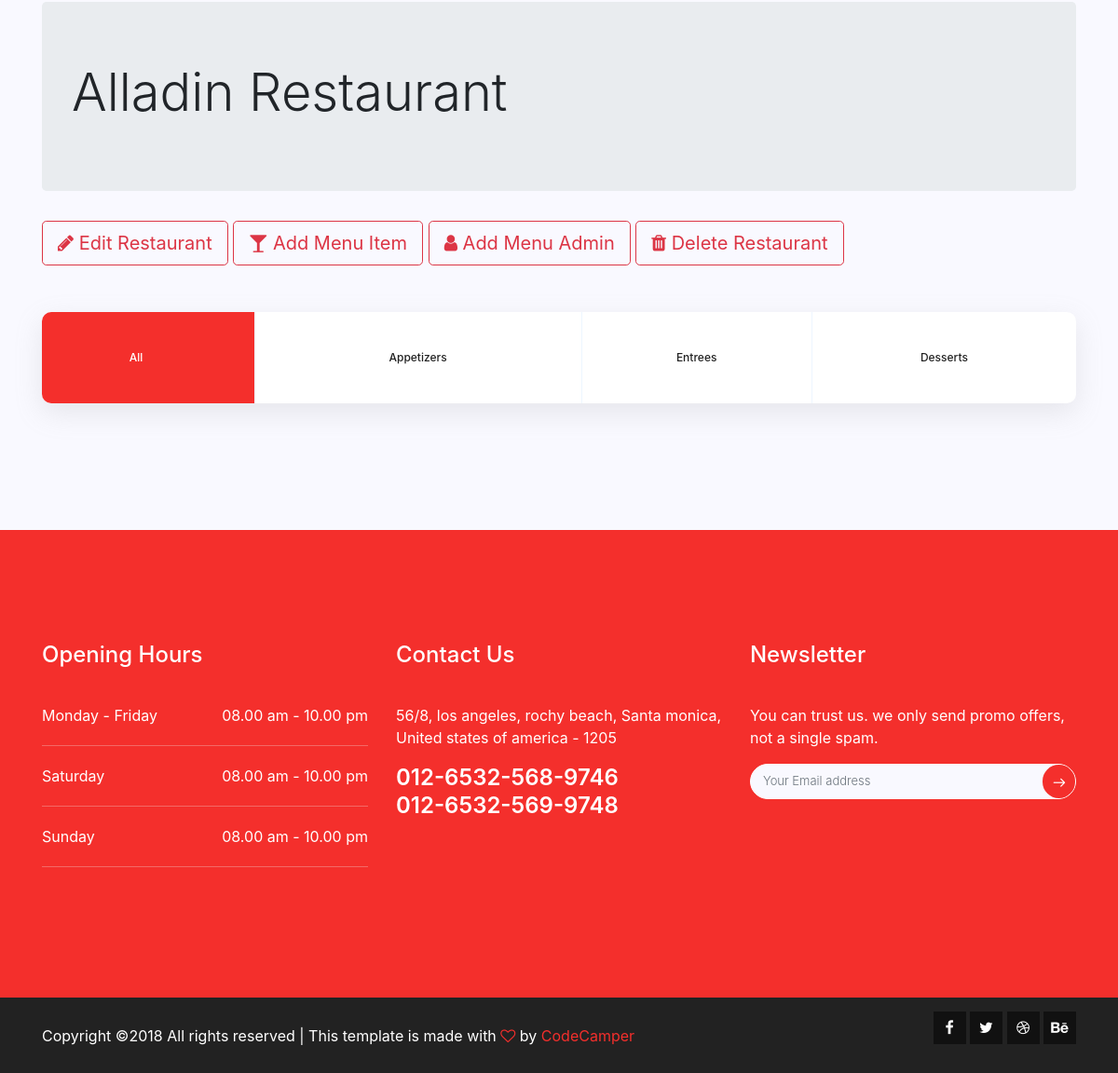
Page /restaurants/1 (lower part) on the earlier database version.
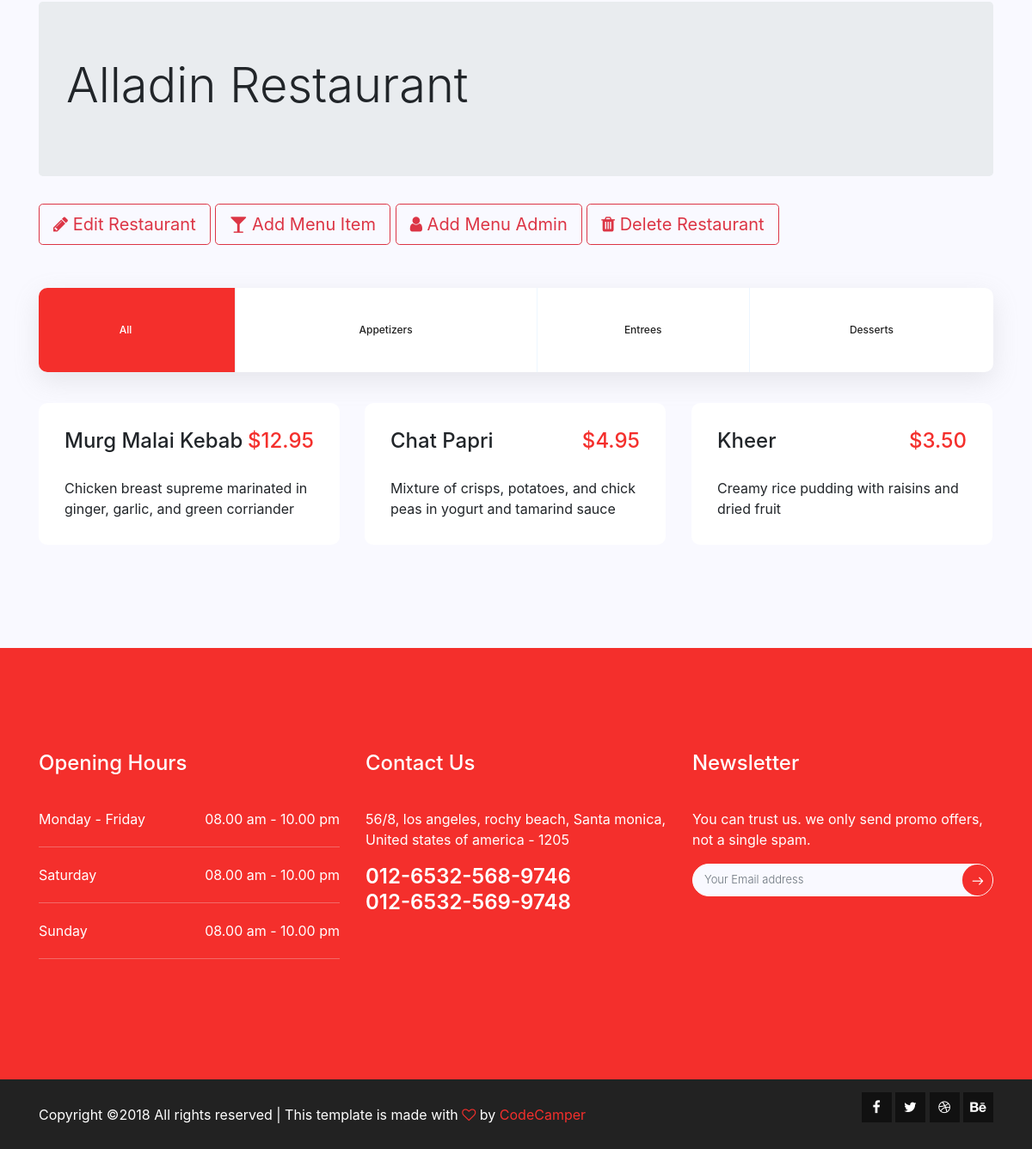
Same page on the later database version.
### models.py (models this page shows, shortened)
class Menu(Base):
    __tablename__ = 'menu'
    id = Column(Integer, primary_key = True)
    name = Column(String(80), nullable = False)
    course = Column(String(250))
    category = Column(String(80), nullable = False)
    description = Column(String(250))
    price = Column(String(8))
    restaurant_id = Column(Integer, ForeignKey('restaurant.id'))
    restaurant = relationship(Restaurant)

### project.py (the view)
@app.route('/restaurants/<int:restaurant_id>')
def viewRestaurantDetails(restaurant_id):
    session = DBSession()
    restaurant = session.query(Restaurant).filter_by(id=restaurant_id).one()
    menuItems = session.query(Menu).filter_by(restaurant_id = restaurant.id).all()
    session.close()
    return render_template('viewrestaurantdetails.html', restaurant=restaurant, menus = menuItems)

### templates/viewrestaurantdetails.html (shortened to what this page needs)
{% extends "base_others.html" %}
{% block content %}
<section class="menu-area section-gap" id="menu">
		<div class="container">
			<div class="jumbotron">
				<h1 class="display-4">{{restaurant.name}}</h1>
			</div>
			  <p class="lead">
				<a class="btn btn-outline-danger btn-lg" href="{{url_for('editRestaurant', restaurant_id=restaurant.id)}}" role="button"><i class="fa fa-pencil"></i> Edit Restaurant</a>
				<a class="btn btn-outline-danger btn-lg" href="#" role="button"><i class="fa fa-glass"></i> Add Menu Item</a>
				<a class="btn btn-outline-danger btn-lg" href="#" role="button"><i class="fa fa-user"></i> Add Menu Admin</a>
				<a class="btn btn-outline-danger btn-lg" href="{{url_for('deleteRestaurant', restaurant_id=restaurant.id)}}" role="button"><i class="fa fa-trash"></i> Delete Restaurant</a>
			  </p>
			<div class="filters-content">
					<ul class="filter-wrap filters col-lg-12 no-padding">
							<li class="active" data-filter="*">All &nbsp;&nbsp;&nbsp;&nbsp;&nbsp;&nbsp;&nbsp;     </li>
							<li data-filter=".appetizer">Appetizers</li>
							<li data-filter=".entree">Entrees</li>
							<li data-filter=".dessert">Desserts</li>
						</ul>
				<div class="row grid">
					{% for i in menus %}
						{% if i.category == 'Appetizer' %}
							<div class="col-md-4 all appetizer">
								<div class="single-menu">
									<div class="title-wrap d-flex justify-content-between">
										<h4>{{ i.name }}</h4>
										<h4 class="price">${{ i.price }}</h4>
									</div>
									<p>
										{{ i.description }}
									</p>
								</div>
							</div>
						{% elif i.category == 'Entree' %}
							<div class="col-md-4 all entree">
								<div class="single-menu">
									<div class="title-wrap d-flex justify-content-between">
										<h4>{{ i.name }}</h4>
										<h4 class="price">${{ i.price }}</h4>
									</div>
									<p>
										{{ i.description }}
									</p>
								</div>
							</div>
						{% elif i.category == 'Dessert' %}
							<div class="col-md-4 all dessert">
									<div class="single-menu">
										<div class="title-wrap d-flex justify-content-between">
											<h4>{{ i.name }}</h4>
											<h4 class="price">${{ i.price }}</h4>
										</div>
										<p>
											{{ i.description }}
										</p>
									</div>
								</div>
						{% endif %}
					{% endfor %}
			</div>
		</div>
	</section>
{% endblock %}

Differences in the rows shown:
added Menu: name "Murg Malai Kebab", price "12.95", description "Chicken breast supreme marinated in ginger, garlic, and green corriander"
added Menu: name "Chat Papri", price "4.95", description "Mixture of crisps, potatoes, and chick peas in yogurt and tamarind sauce"
added Menu: name "Kheer", price "3.50", description "Creamy rice pudding with raisins and dried fruit"
